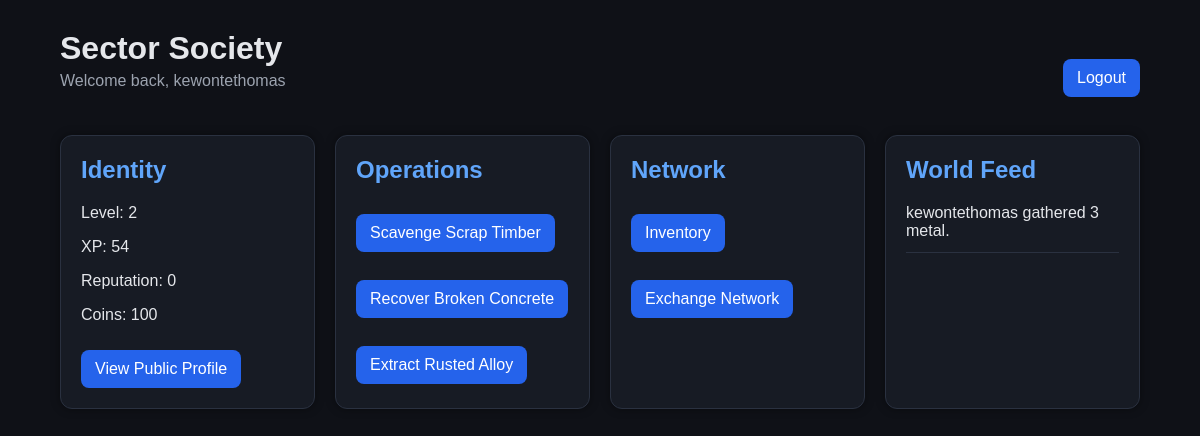
Page /dashboard (signed in) on the earlier database version.
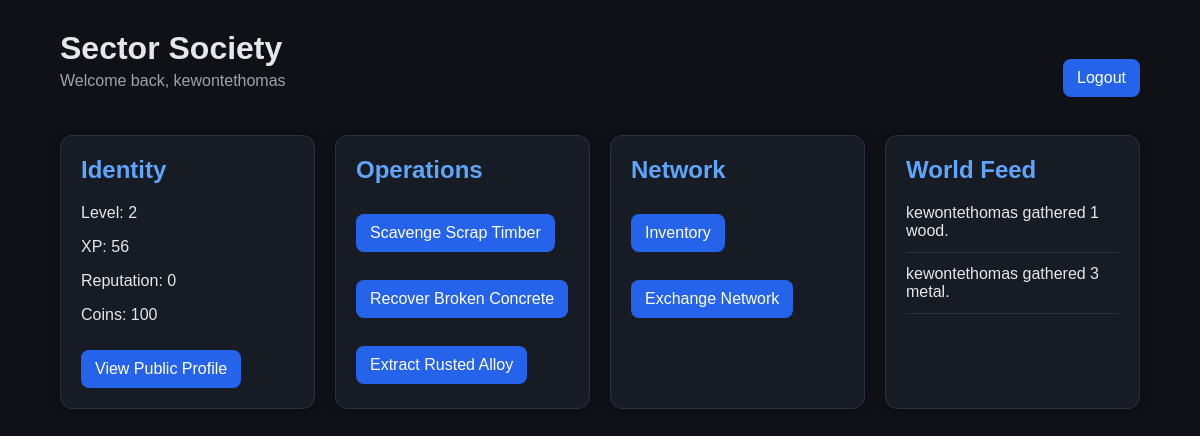
Same page on the later database version.
### models/user.py (models this page shows)
class User(UserMixin, db.Model):
    id = db.Column(db.Integer, primary_key=True)
    username = db.Column(db.String(80), unique=True, nullable=False)
    password_hash = db.Column(db.String(255), nullable=False)
    coins = db.Column(db.Integer, default=100)
    xp = db.Column(db.Integer, default=0)
    level = db.Column(db.Integer, default=1)
    reputation = db.Column(db.Integer, default=0)
    last_gather_time = db.Column(db.DateTime, nullable=True)

### models/world_event.py (models this page shows)
class WorldEvent(db.Model):
    id = db.Column(db.Integer, primary_key=True)
    message = db.Column(
        db.String(255),
        nullable=False
    )
    created_at = db.Column(
        db.DateTime,
        server_default=db.func.now()
    )

### app.py (the view)
@app.route("/dashboard")
@login_required
def dashboard():
    events = WorldEvent.query.order_by(
        WorldEvent.created_at.desc()
    ).limit(8).all()
    return render_template(
        "dashboard.html",
        user=current_user,
        events=events
    )

### app.py (called while the page is built)
@login_manager.user_loader
def load_user(user_id):
    return User.query.get(int(user_id))

### templates/dashboard.html (shortened to what this page needs)
<!DOCTYPE html>
<html>
<head>
    <link rel="stylesheet" href="/static/style.css">
</head>
<body>
<div class="container">
    <div class="top-bar">
        <div>
            <div class="title">
                Sector Society
            </div>
            <div class="subtitle">
                Welcome back, {{ user.username }}
            </div>
        </div>
        <div>
            <a class="button" href="/logout">
                Logout
            </a>
        </div>
    </div>
    <div class="grid">
        <div class="card">
            <h2>Identity</h2>
            <p>Level: {{ user.level }}</p>
            <p>XP: {{ user.xp }}</p>
            <p>Reputation: {{ user.reputation }}</p>
            <p>Coins: {{ user.coins }}</p>
            <a class="button" href="/player/{{ user.username }}">
                View Public Profile
            </a>
        </div>
        <div class="card">
            <h2>Operations</h2>
            <a class="button" href="/gather/wood">
                Scavenge Scrap Timber
            </a>
            <br><br>
            <a class="button" href="/gather/stone">
                Recover Broken Concrete
            </a>
            <br><br>
            <a class="button" href="/gather/metal">
                Extract Rusted Alloy
            </a>
        </div>
        <div class="card">
            <h2>Network</h2>
            <a class="button" href="/inventory">
                Inventory
            </a>
            <br><br>
            <a class="button" href="/market">
                Exchange Network
            </a>
        </div>
        <div class="card">
            <h2>World Feed</h2>
            {% for event in events %}
                <div class="feed-item">
                    {{ event.message }}
                </div>
            {% endfor %}
        </div>
    </div>
</div>
</body>
</html>

### static/style.css (style rules this page uses)
body { background-color: #0f1117; color: #e5e7eb; font-family: Arial, sans-serif; margin: 0; padding: 0; }
.container { width: 90%; max-width: 1200px; margin: auto; padding-top: 30px; }
.top-bar { display: flex; justify-content: space-between; align-items: center; margin-bottom: 20px; }
.title { font-size: 32px; font-weight: bold; }
.subtitle { color: #9ca3af; margin-top: 5px; margin-bottom: 25px; }
.grid { display: grid; grid-template-columns: repeat(auto-fit, minmax(250px, 1fr)); gap: 20px; }
.card, .item-card { background-color: #171b24; border: 1px solid #2a3140; border-radius: 12px; padding: 20px; box-shadow: 0 0 10px rgba(0,0,0,0.4); }
.card h2 { margin-top: 0; color: #60a5fa; }
.button { display: inline-block; margin-top: 10px; padding: 10px 14px; background-color: #2563eb; color: white; text-decoration: none; border-radius: 8px; }
.feed-item { margin-bottom: 12px; padding-bottom: 12px; border-bottom: 1px solid #2a3140; }

Differences in the rows shown:
changed User "kewontethomas": xp "54" → "56"
added WorldEvent: message "kewontethomas gathered 1 wood."
